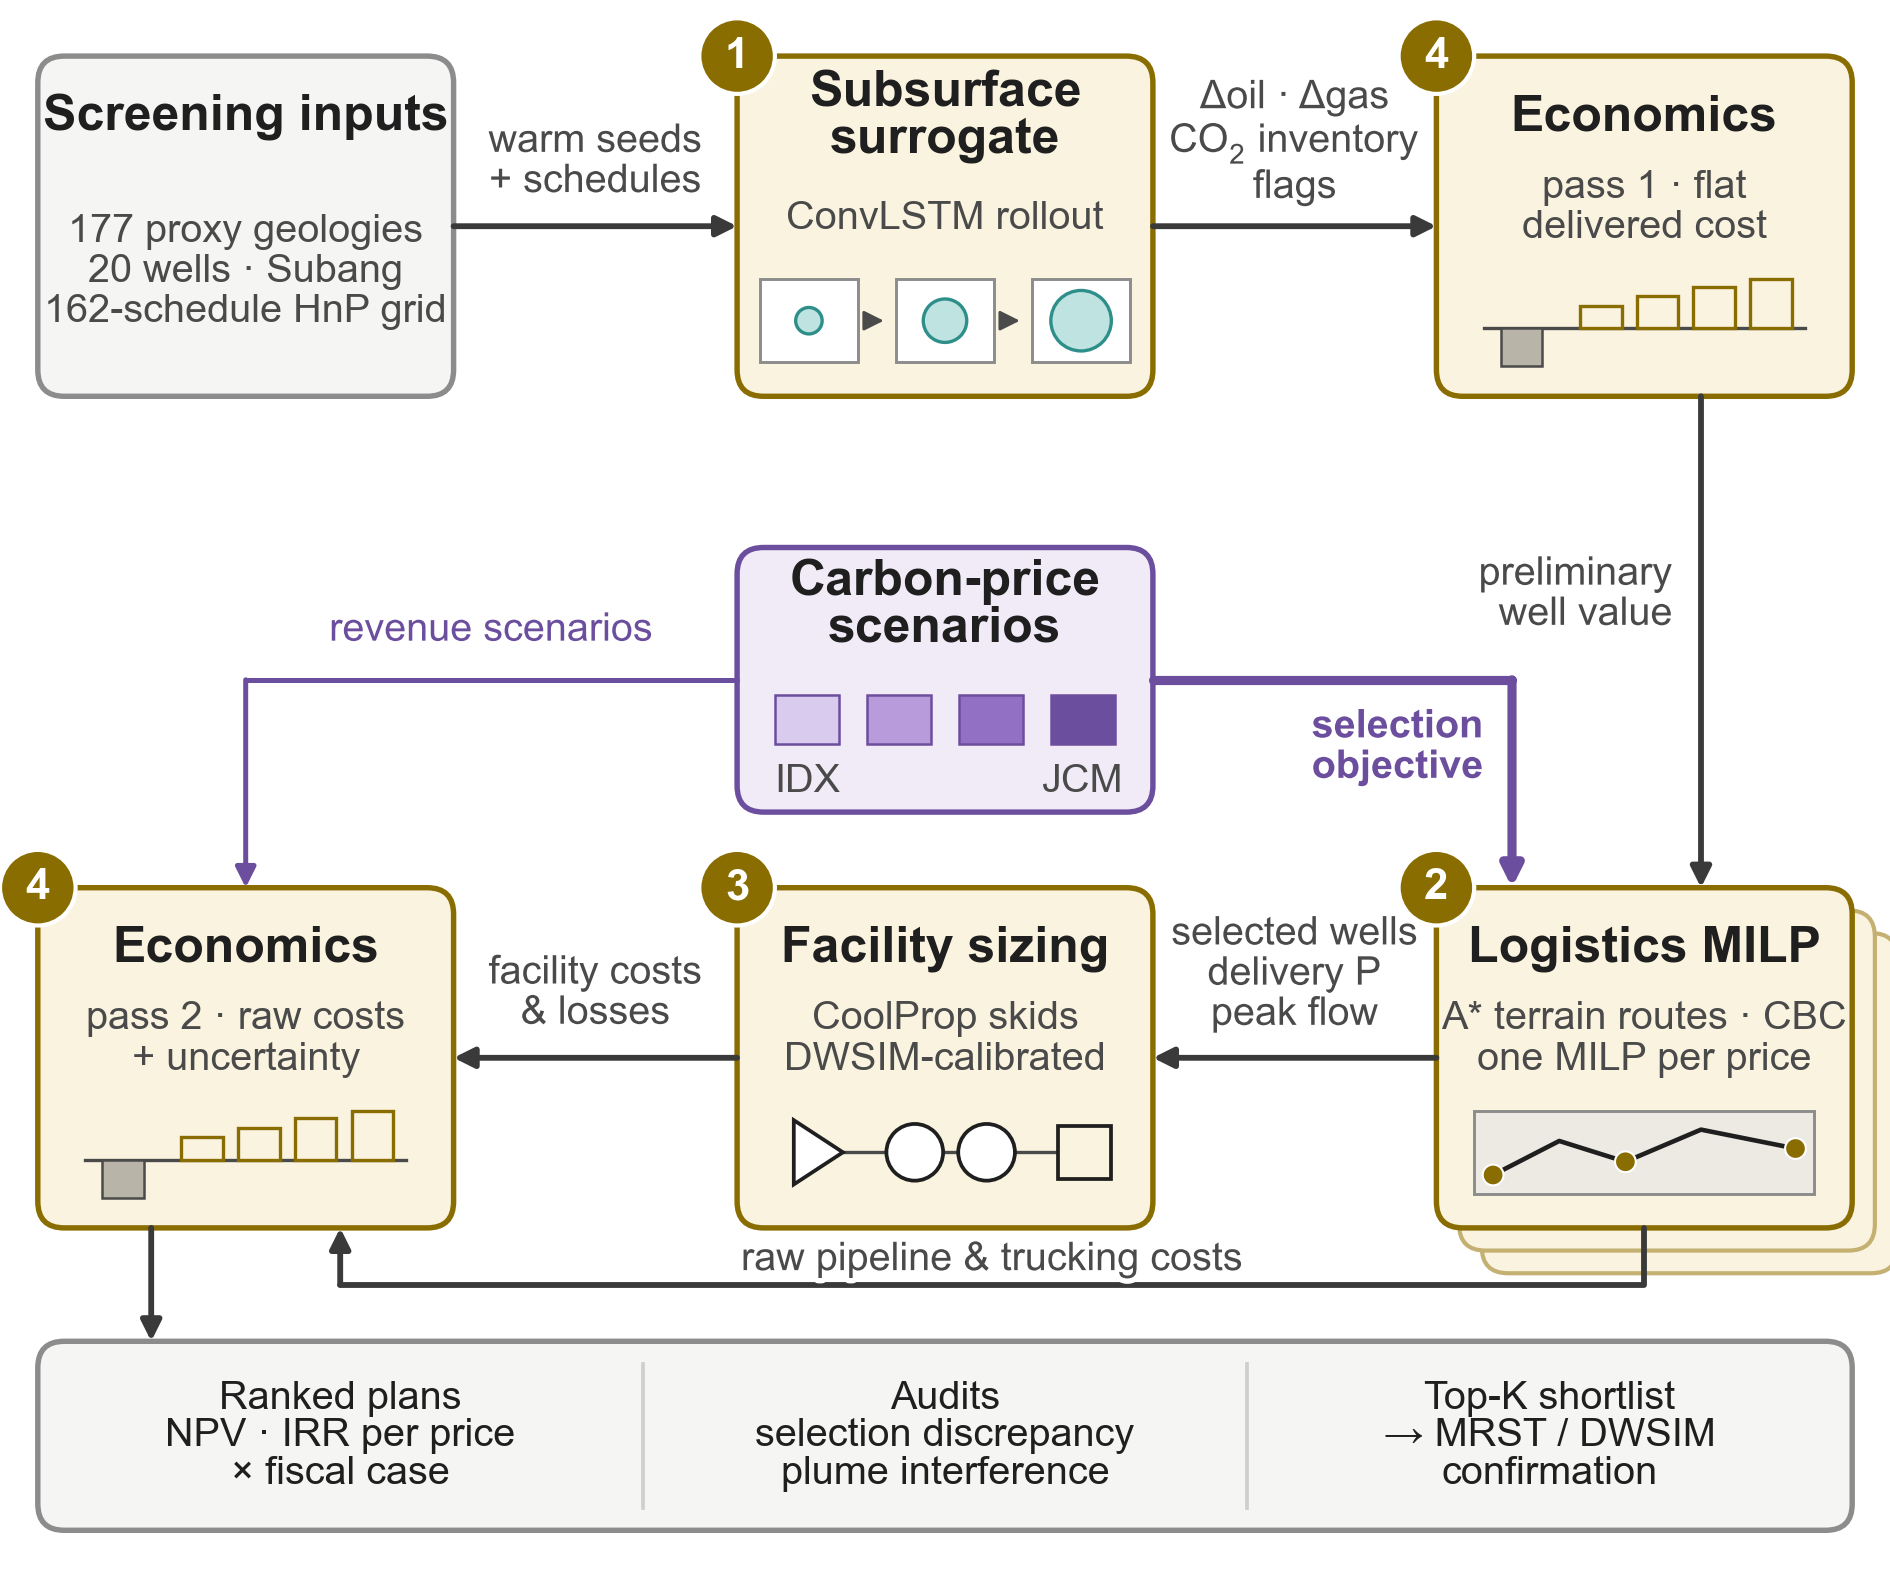

Write Python code to recreate this figure.
"""Figure 1 — Integrated framework and two-pass data flow.

Renders at true print size (6.3 in = A4 text width at 2.5 cm side margins), so
font point sizes in this script are the sizes the reader sees. Visual system:
warm gold = framework modules, purple ramp = carbon-price scenarios, neutral
gray = inputs/outputs, ink text only (color never carries text).

Output: fig01_framework.pdf (paper) and fig01_framework.png (review).
"""

from pathlib import Path

import matplotlib

matplotlib.use("Agg")
import matplotlib.patheffects as pe
import matplotlib.pyplot as plt
from matplotlib.patches import Circle, FancyArrowPatch, FancyBboxPatch, Rectangle
from feature007_common import parser, require_ready

OUT_DIR = Path(__file__).parent

args = parser(1, __doc__).parse_args()
manifest, _ = require_ready(args.bundle, args.figure_number)
screening = manifest["experiment_design"]["screening"]

# ---------------------------------------------------------------- visual system
INK = "#1F1F1F"
SUB_INK = "#4A4A4A"
GOLD_EDGE = "#8A6D00"
GOLD_FILL = "#FAF3DF"
GOLD_SHADOW = "#C4B071"
PURPLE_EDGE = "#6C4E9E"
PURPLE_FILL = "#F1EBF8"
PURPLE_RAMP = ["#D9CBEE", "#B79BDB", "#9271C4", "#6C4E9E"]
GRAY_EDGE = "#8C8C8C"
GRAY_FILL = "#F5F5F4"
ARROW = "#3A3A3A"
TEAL = "#2E8F8A"
TEAL_LIGHT = "#BFE3E0"

F_TITLE = 12.0  # module titles
F_SUB = 9.5     # box sublines
F_LBL = 9.5     # arrow labels
F_BADGE = 10.5  # numbered badges

HALO = [pe.withStroke(linewidth=2.6, foreground="white")]

plt.rcParams.update(
    {
        "font.family": "Arial",
        "mathtext.default": "regular",
        "pdf.fonttype": 42,
        "ps.fonttype": 42,
        "text.color": INK,
    }
)

# ------------------------------------------------------------------- canvas
W_IN = 6.3
XMAX, YMAX = 100.0, 84.0
fig = plt.figure(figsize=(W_IN, W_IN * YMAX / XMAX))
ax = fig.add_axes([0, 0, 1, 1])
ax.set_xlim(0, XMAX)
ax.set_ylim(0, YMAX)
ax.set_aspect("equal")
ax.axis("off")

# column x-extents (3 columns) and row y-extents
COL = {"A": (2, 24), "B": (39, 61), "C": (76, 98)}
ROW_TOP = (63, 81)
ROW_MID = (41, 55)
ROW_BOT = (19, 37)
BAR = (3, 13)


# ------------------------------------------------------------------ helpers
def box(x0, x1, y0, y1, edge, fill, lw=1.3, shadow=False, z=3):
    if shadow:
        for off in (2.4, 1.2):
            ax.add_patch(
                FancyBboxPatch(
                    (x0 + off, y0 - off),
                    x1 - x0,
                    y1 - y0,
                    boxstyle="round,pad=0,rounding_size=1.4",
                    fc=fill,
                    ec=GOLD_SHADOW,
                    lw=1.0,
                    zorder=z - 1,
                )
            )
    ax.add_patch(
        FancyBboxPatch(
            (x0, y0),
            x1 - x0,
            y1 - y0,
            boxstyle="round,pad=0,rounding_size=1.4",
            fc=fill,
            ec=edge,
            lw=lw,
            zorder=z,
        )
    )


def badge(x, y, num):
    ax.add_patch(Circle((x, y), 2.0, fc=GOLD_EDGE, ec="white", lw=1.0, zorder=6))
    ax.text(x, y, num, ha="center", va="center", fontsize=F_BADGE,
            fontweight="bold", color="white", zorder=7)


def txt(x, y, s, size=F_SUB, weight="normal", color=INK, ha="center",
        va="center", halo=False, z=5, ls=1.15):
    t = ax.text(x, y, s, ha=ha, va=va, fontsize=size, fontweight=weight,
                color=color, zorder=z, linespacing=ls)
    if halo:
        t.set_path_effects(HALO)
    return t


def arrow(p0, p1, color=ARROW, lw=1.4, style="-", z=4):
    ax.add_patch(
        FancyArrowPatch(
            p0, p1, arrowstyle="-|>", mutation_scale=10, lw=lw, color=color,
            linestyle=style, shrinkA=0, shrinkB=0, zorder=z,
        )
    )


def elbow(points, color=ARROW, lw=1.4, style="-", z=4):
    xs = [p[0] for p in points[:-1]]
    ys = [p[1] for p in points[:-1]]
    ax.plot(xs, ys, color=color, lw=lw, linestyle=style,
            solid_capstyle="round", zorder=z)
    arrow(points[-2], points[-1], color=color, lw=lw, style=style, z=z)


# ------------------------------------------------------------------- glyphs
def glyph_plume(cx, cy):
    """Three tiny frames with a growing teal plume."""
    for i, (dx, r) in enumerate([(-7.2, 0.7), (0.0, 1.15), (7.2, 1.6)]):
        ax.add_patch(Rectangle((cx + dx - 2.6, cy - 2.2), 5.2, 4.4, fc="white",
                               ec=GRAY_EDGE, lw=0.7, zorder=5))
        ax.add_patch(Circle((cx + dx, cy), r, fc=TEAL_LIGHT, ec=TEAL, lw=0.8,
                            zorder=6))
        if i < 2:
            ax.annotate("", (cx + dx + 4.4, cy), (cx + dx + 2.8, cy),
                        arrowprops=dict(arrowstyle="-|>", color=SUB_INK, lw=0.7),
                        zorder=6)


def glyph_route(cx, cy):
    """Terrain patch with an A* route and booster nodes."""
    ax.add_patch(Rectangle((cx - 9, cy - 2.2), 18, 4.4, fc="#EDEAE3",
                           ec=GRAY_EDGE, lw=0.7, zorder=5))
    xs = [cx - 8, cx - 4.5, cx - 1, cx + 3, cx + 8]
    ys = [cy - 1.2, cy + 0.6, cy - 0.5, cy + 1.2, cy + 0.2]
    ax.plot(xs, ys, color=INK, lw=1.1, zorder=6)
    for x, y in [(xs[0], ys[0]), (xs[2], ys[2]), (xs[4], ys[4])]:
        ax.add_patch(Circle((x, y), 0.55, fc=GOLD_EDGE, ec="white", lw=0.5,
                            zorder=7))


def glyph_skid(cx, cy):
    """Separator triangle -> compressor circles -> pump square."""
    ax.plot([cx - 8, cx + 8], [cy, cy], color=SUB_INK, lw=0.8, zorder=5)
    tri_x = [cx - 8, cx - 5.4, cx - 8]
    tri_y = [cy + 1.7, cy, cy - 1.7]
    ax.fill(tri_x, tri_y, fc="white", ec=INK, lw=0.9, zorder=6)
    for dx in (-1.6, 2.2):
        ax.add_patch(Circle((cx + dx, cy), 1.5, fc="white", ec=INK, lw=0.9,
                            zorder=6))
    ax.add_patch(Rectangle((cx + 6.0, cy - 1.4), 2.8, 2.8, fc=GOLD_FILL,
                           ec=INK, lw=0.9, zorder=6))


def glyph_cash(cx, cy):
    """Year-0 CAPEX bar below the line, recurring bars above."""
    ax.plot([cx - 8.5, cx + 8.5], [cy - 0.6, cy - 0.6], color=SUB_INK, lw=0.8,
            zorder=5)
    ax.add_patch(Rectangle((cx - 7.6, cy - 2.6), 2.2, 2.0, fc="#B9B4A8",
                           ec=SUB_INK, lw=0.6, zorder=6))
    for i, h in enumerate([1.2, 1.7, 2.2, 2.6]):
        ax.add_patch(Rectangle((cx - 3.4 + i * 3.0, cy - 0.6), 2.2, h,
                               fc=GOLD_FILL, ec=GOLD_EDGE, lw=0.8, zorder=6))


# ------------------------------------------------------------------- boxes
yt0, yt1 = ROW_TOP
yb0, yb1 = ROW_BOT

# Inputs (top-left, neutral)
x0, x1 = COL["A"]
box(x0, x1, yt0, yt1, GRAY_EDGE, GRAY_FILL)
txt((x0 + x1) / 2, yt1 - 3.2, "Screening inputs", size=F_TITLE, weight="bold")
txt((x0 + x1) / 2, yt0 + 6.6,
    f"{screening['surrogate_training_proxy_geologies']} proxy geologies\n"
    f"{screening['candidate_geologies']} wells · Subang\n"
    f"{screening['schedules_per_geology']}-schedule HnP grid",
    size=F_SUB, color=SUB_INK)

# Module 1 — surrogate (top-middle)
x0, x1 = COL["B"]
box(x0, x1, yt0, yt1, GOLD_EDGE, GOLD_FILL)
badge(x0, yt1, "1")
txt((x0 + x1) / 2, yt1 - 3.2, "Subsurface\nsurrogate", size=F_TITLE,
    weight="bold", va="center", ls=1.0)
txt((x0 + x1) / 2, yt1 - 8.6, "ConvLSTM rollout", size=F_SUB, color=SUB_INK)
glyph_plume((x0 + x1) / 2, yt0 + 4.0)

# Module 4 — economics pass 1 (top-right)
x0, x1 = COL["C"]
box(x0, x1, yt0, yt1, GOLD_EDGE, GOLD_FILL)
badge(x0, yt1, "4")
txt((x0 + x1) / 2, yt1 - 3.2, "Economics", size=F_TITLE, weight="bold")
txt((x0 + x1) / 2, yt1 - 8.0, "pass 1 · flat\ndelivered cost", size=F_SUB,
    color=SUB_INK)
glyph_cash((x0 + x1) / 2, yt0 + 4.2)

# Carbon-price scenarios (middle, purple)
x0, x1 = COL["B"]
ym0, ym1 = ROW_MID
box(x0, x1, ym0, ym1, PURPLE_EDGE, PURPLE_FILL)
txt((x0 + x1) / 2, ym1 - 3.0, "Carbon-price\nscenarios", size=F_TITLE,
    weight="bold", ls=1.0)
chip_y = ym0 + 3.6
chip_w = 3.4
gap = (x1 - x0 - 4 * chip_w - 4) / 3
cx = x0 + 2
for i, c in enumerate(PURPLE_RAMP):
    ax.add_patch(Rectangle((cx, chip_y), chip_w, 2.6, fc=c, ec=PURPLE_EDGE,
                           lw=0.6, zorder=6))
    cx += chip_w + gap
txt(x0 + 2 + chip_w / 2, chip_y - 2.0, "IDX", size=F_LBL, color=SUB_INK)
txt(x1 - 2 - chip_w / 2, chip_y - 2.0, "JCM", size=F_LBL, color=SUB_INK)

# Module 2 — logistics MILP (bottom-right, stacked per price)
x0, x1 = COL["C"]
box(x0, x1, yb0, yb1, GOLD_EDGE, GOLD_FILL, shadow=True)
badge(x0, yb1, "2")
txt((x0 + x1) / 2, yb1 - 3.2, "Logistics MILP", size=F_TITLE, weight="bold")
txt((x0 + x1) / 2, yb1 - 8.0, "A* terrain routes · CBC\none MILP per price",
    size=F_SUB, color=SUB_INK)
glyph_route((x0 + x1) / 2, yb0 + 4.0)

# Module 3 — facilities (bottom-middle)
x0, x1 = COL["B"]
box(x0, x1, yb0, yb1, GOLD_EDGE, GOLD_FILL)
badge(x0, yb1, "3")
txt((x0 + x1) / 2, yb1 - 3.2, "Facility sizing", size=F_TITLE, weight="bold")
txt((x0 + x1) / 2, yb1 - 8.0, "CoolProp skids\nDWSIM-calibrated", size=F_SUB,
    color=SUB_INK)
glyph_skid((x0 + x1) / 2, yb0 + 4.0)

# Module 4 — economics pass 2 (bottom-left)
x0, x1 = COL["A"]
box(x0, x1, yb0, yb1, GOLD_EDGE, GOLD_FILL)
badge(x0, yb1, "4")
txt((x0 + x1) / 2, yb1 - 3.2, "Economics", size=F_TITLE, weight="bold")
txt((x0 + x1) / 2, yb1 - 8.0, "pass 2 · raw costs\n+ uncertainty",
    size=F_SUB, color=SUB_INK)
glyph_cash((x0 + x1) / 2, yb0 + 4.2)

# Outputs bar (bottom, neutral, three cells)
box(2, 98, BAR[0], BAR[1], GRAY_EDGE, GRAY_FILL)
for xr in (34, 66):
    ax.plot([xr, xr], [BAR[0] + 1.2, BAR[1] - 1.2], color="#CFCFCC", lw=0.9,
            zorder=5)
by = (BAR[0] + BAR[1]) / 2
txt(18, by, "Ranked plans\nNPV · IRR per price\n× fiscal case",
    size=F_LBL, color=INK, ls=1.05)
txt(50, by, "Audits\nselection discrepancy\nplume interference",
    size=F_LBL, color=INK, ls=1.05)
txt(82, by, "Top-K shortlist\n→ MRST / DWSIM\nconfirmation",
    size=F_LBL, color=INK, ls=1.05)

# ------------------------------------------------------------------- arrows
ymid_top = (yt0 + yt1) / 2  # 72
ymid_bot = (yb0 + yb1) / 2  # 28

# Inputs -> M1
arrow((COL["A"][1], ymid_top), (COL["B"][0], ymid_top))
txt((COL["A"][1] + COL["B"][0]) / 2, ymid_top + 3.4,
    "warm seeds\n+ schedules", size=F_LBL, color=SUB_INK, halo=True)

# M1 -> pass-1 economics
arrow((COL["B"][1], ymid_top), (COL["C"][0], ymid_top))
txt((COL["B"][1] + COL["C"][0]) / 2, ymid_top + 4.4,
    "Δoil · Δgas\nCO$_2$ inventory\nflags", size=F_LBL,
    color=SUB_INK, halo=True)

# pass 1 -> M2 (vertical, right side)
elbow([(90, yt0), (90, yb1)])
txt(88.5, 52.5, "preliminary\nwell value", size=F_LBL, color=SUB_INK,
    ha="right", halo=True)

# carbon price -> M2 selection objective (bold purple)
elbow([(COL["B"][1], 48), (80, 48), (80, yb1)], color=PURPLE_EDGE, lw=2.2)
txt(78.5, 44.4, "selection\nobjective", size=F_LBL, color=PURPLE_EDGE,
    weight="bold", ha="right", halo=True)

# carbon price -> pass-2 economics revenue scenarios (thin purple)
elbow([(COL["B"][0], 48), (13, 48), (13, yb1)], color=PURPLE_EDGE, lw=1.2)
txt(26, 50.6, "revenue scenarios", size=F_LBL, color=PURPLE_EDGE, halo=True)

# M2 -> M3
arrow((COL["C"][0], ymid_bot), (COL["B"][1], ymid_bot))
txt((COL["C"][0] + COL["B"][1]) / 2, ymid_bot + 4.4,
    "selected wells\ndelivery P\npeak flow", size=F_LBL, color=SUB_INK,
    halo=True)

# M3 -> pass 2
arrow((COL["B"][0], ymid_bot), (COL["A"][1], ymid_bot))
txt((COL["B"][0] + COL["A"][1]) / 2, ymid_bot + 3.4,
    "facility costs\n& losses", size=F_LBL, color=SUB_INK, halo=True)

# M2 -> pass 2 bypass: raw pipeline & trucking costs (below bottom row)
elbow([(87, yb0), (87, 16), (18, 16), (18, yb0)])
txt(52.5, 17.3, "raw pipeline & trucking costs", size=F_LBL, color=SUB_INK,
    halo=True)

# pass 2 -> outputs bar
arrow((8, yb0), (8, BAR[1]))

fig.savefig(OUT_DIR / "fig01_framework.pdf")
fig.savefig(OUT_DIR / "fig01_framework.png", dpi=300)
print("wrote", OUT_DIR / "fig01_framework.pdf")
